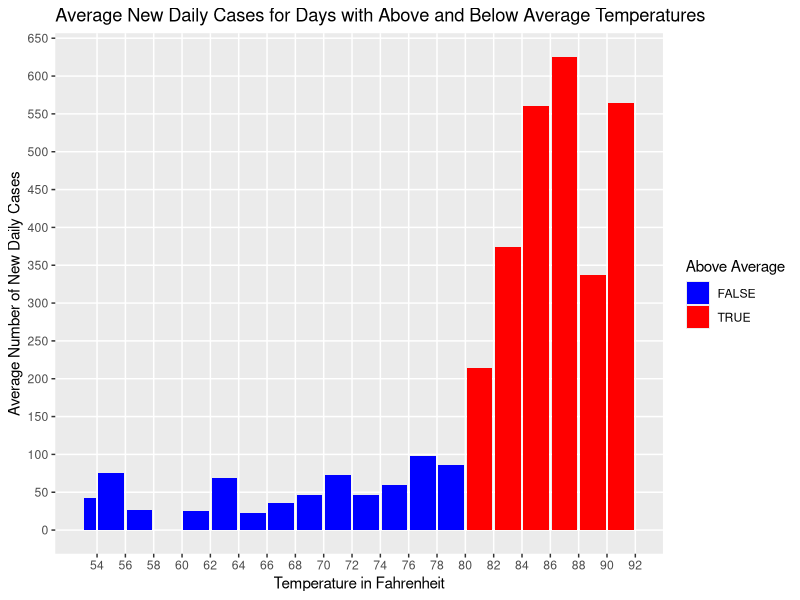
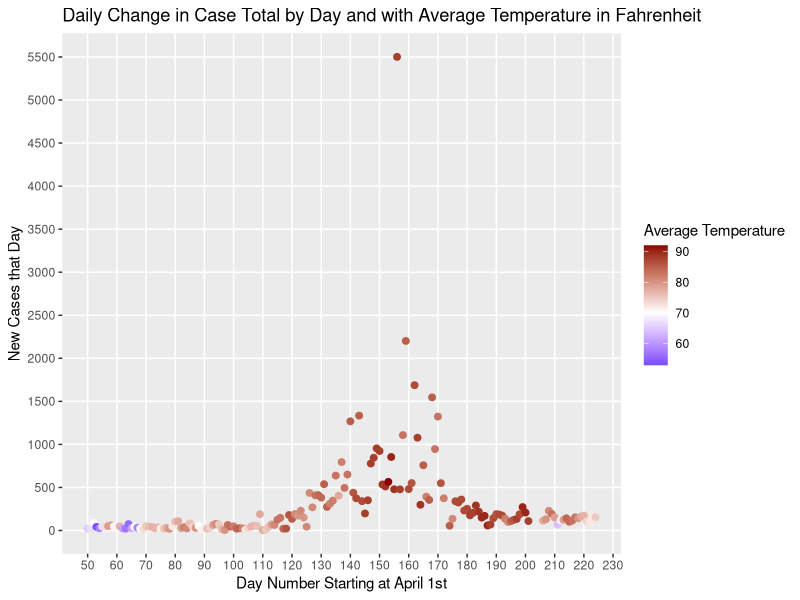
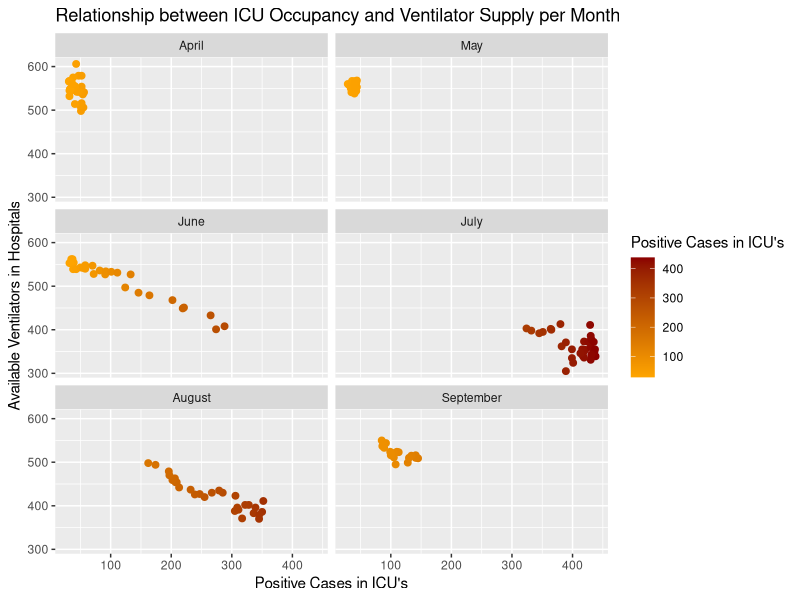
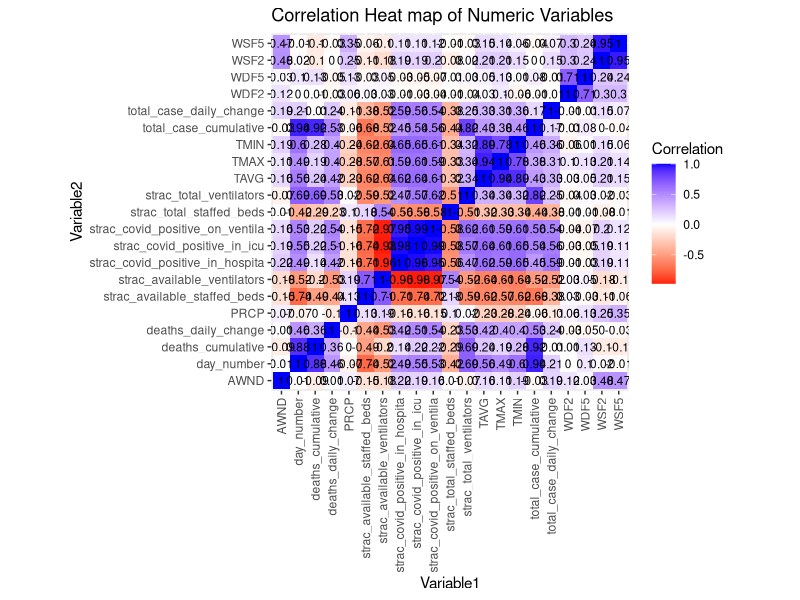
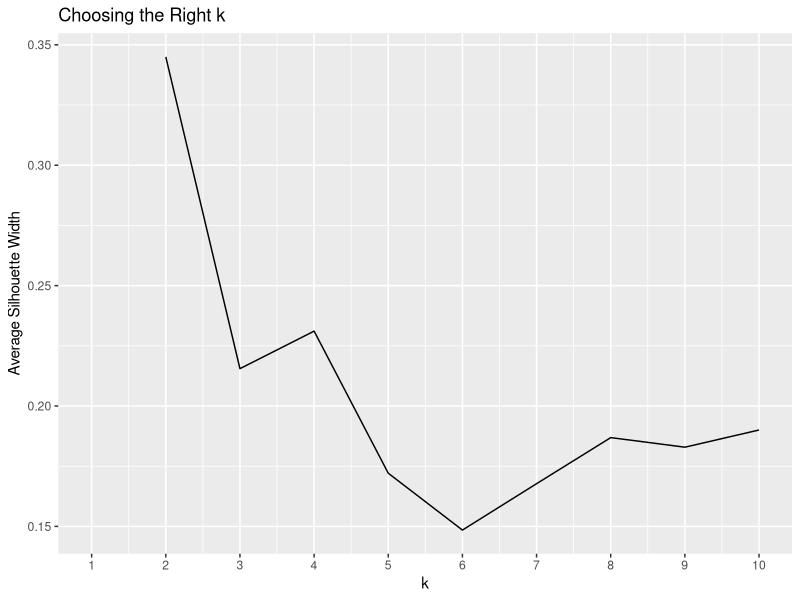
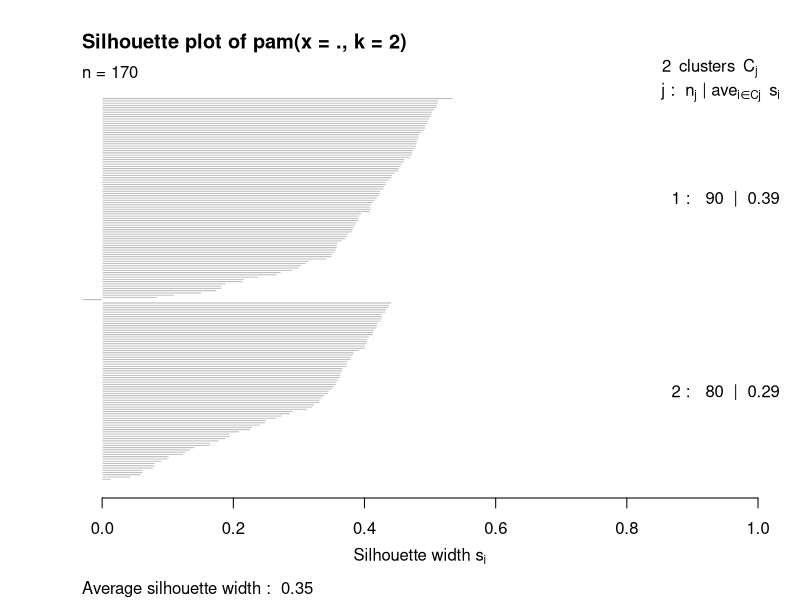
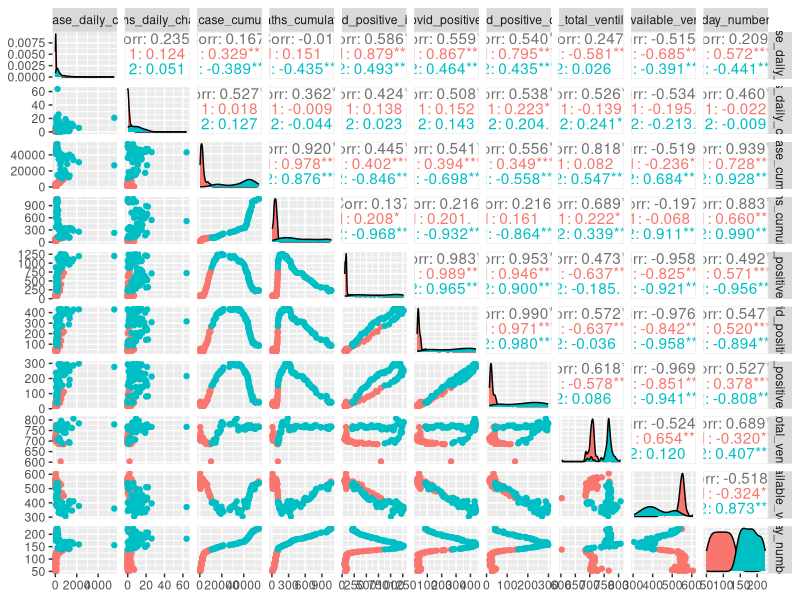

These figures' R source, in order:
## ---- chunk 1
knitr::opts_chunk$set(echo = TRUE, eval = TRUE, fig.align = "center", warning = F, message = F,
tidy=TRUE, tidy.opts=list(width.cutoff=60), R.options=list(max.print=100))
## ---- chunk 2
library(tidyverse)
library(cluster)
library(GGally)
## ---- chunk 3
tempData <- read.csv("2296372.csv")
tempData %>% head

covData <- read.csv("SAMHD_Daily_Surveillance_Data_Public.csv")
covData %>% tail
## ---- chunk 4
# Make some custom functions
# Counts the number of NA's for a variabe
countNAs <- function(x){
  sum(is.na(x))
}

# Reports the proportion of NA's for a variable
propNAs <- function(x){
  mean(is.na(x))
}

# Filter out variables with too many na's
covData <- covData %>% select_if(~propNAs(.) < 0.5)
tempData <- tempData %>% select_if(~propNAs(.) < 0.5)
## ---- chunk 5
covData <- covData %>% separate(reporting_date,into=c("reporting_date","TIME"),sep=" ") %>% select(-TIME)%>% 
  mutate(reporting_date=str_trim(reporting_date)) %>% mutate(objectid=as.character(objectid)) %>% mutate(day_number=seq(1:nrow(covData)))

tempData <- tempData %>% mutate(DATE = str_replace_all(DATE, "-","/")) %>% mutate(DATE = str_trim(DATE)) %>% select(-contains(c("attributes","WT"))) %>% select(-(1:5))
## ---- chunk 6
# Join Datasets
covData <- covData %>% left_join(tempData, by = c("reporting_date"="DATE"))
covData <- covData %>% separate(reporting_date, into = c("Year", "Month", "Day"),convert = T)
## ---- chunk 7
# Remove NA's
before <- nrow(covData)
covData <- covData %>% na.omit()
covData %>% head
after <- nrow(covData)
## ---- chunk 8
average <- covData %>% summarize_if(is.numeric,mean) %>% pivot_longer(everything(),names_to = "Measure", values_to = "Average") %>% mutate(Average=round(Average)) %>% arrange(desc(Average))
average
## ---- chunk 9
standard_deviation <- covData %>% summarize_if(is.numeric,sd) %>% pivot_longer(everything(),names_to = "Measure", values_to = "Standard_Deviation") %>% mutate(Standard_Deviation=round(Standard_Deviation)) %>% arrange(desc(Standard_Deviation))
standard_deviation
## ---- chunk 10
Max <- covData %>% summarize_if(is.numeric,max) %>% pivot_longer(everything(),names_to = "Measure", values_to = "Maximum_Value") %>% arrange(desc(Maximum_Value))
Max
## ---- chunk 11
Min <- covData %>% summarize_if(is.numeric,min) %>% pivot_longer(everything(),names_to = "Measure", values_to = "Minimum_Value") %>% arrange(Minimum_Value) %>% filter(`Minimum_Value`>0)
Min
## ---- chunk 12
Distinct <- covData %>% summarize_if(is.numeric,n_distinct) %>% pivot_longer(everything(),names_to = "Measure", values_to = "Number_of_Distinct_Values") %>% pivot_wider(names_from = "Measure", values_from="Number_of_Distinct_Values") %>% select(PRCP,AWND,strac_total_staffed_beds, everything())
Distinct
## ---- chunk 13
covData %>% select(-(1:5),-SNOW,-SNWD) %>% cor() %>% as.data.frame %>% head %>% select(1:5)
## ---- chunk 14
# Summary statistic after grouping by above or below average new cases
grp1 <- covData %>% mutate(abovavg=total_case_daily_change>mean(total_case_daily_change)) %>% group_by(abovavg) %>% select_if(is.numeric) %>% summarise_all(sd)
grp1 %>% select(1,strac_available_staffed_beds,5:7)

## ---- chunk 15
# Summary statistic after grouping by by above or below average new cases and month
covData %>% mutate(abovavg=total_case_daily_change>mean(total_case_daily_change)) %>% group_by(Month,abovavg) %>% select_if(is.numeric) %>% summarise_all(sd)
## ---- chunk 16
covData %>% mutate_at(.vars = c("total_case_daily_change","deaths_daily_change","strac_covid_positive_in_hospita","strac_covid_positive_in_icu","strac_covid_positive_on_ventila"),scale) %>% mutate(worst=(total_case_daily_change+deaths_daily_change+strac_covid_positive_in_hospita+strac_covid_positive_in_icu+strac_covid_positive_on_ventila)/5)%>% select(Month,Day,Year,worst) %>% top_n(n = 5,worst) %>% arrange(-worst)
## ---- chunk 17
# Avg temperature when new cases were above average
covData %>% mutate(`Above Average`=(TAVG>mean(TAVG))) %>% 
  ggplot()+
  geom_histogram(aes(TAVG,total_case_daily_change,fill=`Above Average`),stat = "summary",fun=mean)+
  scale_fill_manual(values = c("blue","red"))+
  xlab("Temperature in Fahrenheit")+
  ylab("Average Number of New Daily Cases")+
  ggtitle("Average New Daily Cases for Days with Above and Below Average Temperatures")+
  scale_y_continuous(breaks=seq(0,900,50))+
  scale_x_binned(breaks = seq(0,max(covData$TAVG),2),)+
  theme(panel.grid.minor=element_blank())
## ---- chunk 18
# Daily change in case total by day and with average temperature
covData %>% mutate(`Average Temperature`=TAVG) %>% ggplot(aes(day_number,total_case_daily_change))+
  geom_point(aes(color = `Average Temperature`),size = 2)+
  scale_color_gradient2(low = "blue", mid = "white", high = "darkred", midpoint = 70)+
  xlab("Day Number Starting at April 1st")+
  ylab("New Cases that Day")+
  ggtitle("Daily Change in Case Total by Day and with Average Temperature in Fahrenheit")+
  scale_y_continuous(breaks=seq(0,6000,500))+
  scale_x_continuous(breaks = seq(0,300,10))+
  theme(panel.grid.minor=element_blank())

## ---- chunk 19
covData %>% mutate(month2=as.factor(recode(Month,"","","","April","May","June","July","August","September"))) %>% mutate(month2=factor(month2,c("April","May","June","July","August","September"))) %>%
  mutate(`Positive Cases in ICU's`=strac_covid_positive_in_icu) %>% 
  ggplot(aes(`Positive Cases in ICU's`,strac_available_ventilators,color=`Positive Cases in ICU's`))+
  geom_point(size = 2)+
  facet_wrap(~month2,nrow = 3,ncol = 2)+
  scale_color_gradient(low = "orange", high = "darkred")+
  xlab("Positive Cases in ICU's")+
  ylab("Available Ventilators in Hospitals")+
  ggtitle("Relationship between ICU Occupancy and Ventilator Supply per Month")
## ---- chunk 20
# Heatmap
covData %>% select(-(1:5),-SNOW,-SNWD) %>% cor %>% as.data.frame() %>% rownames_to_column("Variable1") %>% pivot_longer(-1,names_to="Variable2",values_to="Correlation") %>% ggplot(aes(Variable1,Variable2,fill=Correlation))+geom_tile()+
scale_fill_gradient2(low="red",mid="white",high="blue")+ #makes colors!
geom_text(aes(label=round(Correlation,2)),color = "black", size = 3)+ #overlays correlation values
theme(axis.text.x = element_text(angle = 90, hjust = 1,vjust = .5))+ #flips the x-axis labels
coord_fixed()+
ggtitle("Correlation Heat map of Numeric Variables")
## ---- chunk 21
sil_width <- numeric()
for (i in 2:10) {
  pam_fit <- covData %>% select(-(1:5)) %>% select_if(is.numeric) %>% scale %>% pam(k = i)
  sil_width[i] <- pam_fit$silinfo$avg.width
}

ggplot()+
  geom_line(aes(x=1:10, y= sil_width))+scale_x_continuous(name = "k",breaks = 1:10)+
  ylab("Average Silhouette Width")+
  ggtitle("Choosing the Right k")
## ---- chunk 22
cov_pam <- covData %>% select(-(1:5)) %>% select_if(is.numeric) %>% scale %>% pam(k = 2)

plot(cov_pam,which=2)
## ---- chunk 23
covData %>% mutate(cluster=as.factor(cov_pam$clustering)) %>% 
  ggpairs(columns=c("total_case_daily_change","deaths_daily_change","total_case_cumulative","deaths_cumulative","strac_covid_positive_in_hospita","strac_covid_positive_in_icu","strac_covid_positive_on_ventila","strac_total_ventilators","strac_available_ventilators","day_number"), aes(color=cluster))
